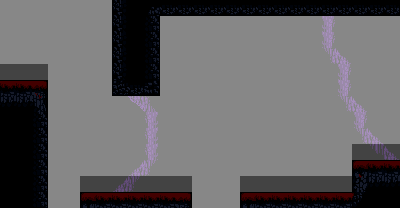

Rendered tile map (Tiled .tmx) drawn with the repository's tilesets; below, a short description and the map source with its tile grids summarised:
An orthogonal 25x13 tile map with 16x16 px tiles, 5 tile layers (Back2, Back, Deafult, Front, ...), 2 tilesets and 14 objects (Insta Kill Object).

<map version="1.10" tiledversion="1.10.1" orientation="orthogonal" renderorder="right-down" width="25" height="13" tilewidth="16" tileheight="16" infinite="0" nextlayerid="14" nextobjectid="46">
 <properties>
  <property name="BottomSection" type="int" value="-1" />
  <property name="LeftSection" type="int" value="17" />
  <property name="Level" type="int" value="18" />
  <property name="RightSection" type="int" value="19" />
  <property name="TopSection" type="int" value="-1" />
 </properties>
 <tileset firstgid="1" source="../Level1_Tileset.tsx" />
 <tileset firstgid="801" source="../PathfindingLayout.tsx" />
 <layer id="11" name="Back2" width="25" height="13">
  <data>[325 cells, 147 non-empty, 1 distinct tile ids]</data>
 </layer>
 <layer id="3" name="Back" width="25" height="13">
  <data>[325 cells, 22 non-empty, 9 distinct tile ids]</data>
 </layer>
 <layer id="2" name="Deafult" width="25" height="13">
  <data>[325 cells, 0 non-empty, 0 distinct tile ids]</data>
 </layer>
 <layer id="1" name="Front" width="25" height="13">
  <data>[325 cells, 61 non-empty, 16 distinct tile ids]</data>
 </layer>
 <layer id="13" name="PathfindingLayout" width="25" height="13" opacity="0.53">
  <data>[325 cells, 325 non-empty, 3 distinct tile ids]</data>
 </layer>
 <objectgroup id="10" name="Objects">
  <object id="38" x="48" y="80">
   <properties>
    <property name="Size" type="int" value="1" />
    <property name="Type" value="DirtBlock" />
   </properties>
   <point />
  </object>
  <object id="39" x="80" y="80">
   <properties>
    <property name="Size" type="int" value="1" />
    <property name="Type" value="DirtBlock" />
   </properties>
   <point />
  </object>
  <object id="40" name="Insta Kill Object" x="48" y="208" width="192" height="32">
   <properties>
    <property name="Type" value="InstaKillObject" />
   </properties>
  </object>
  <object id="44" x="80" y="208" width="16" height="32">
   <properties>
    <property name="AFFECTING_LAYERS" value="PLAYER_LAYER" />
    <property name="OBJECT_LAYERS" value="GROUND_LAYER" />
   </properties>
  </object>
  <object id="45" x="176" y="208" width="16" height="32">
   <properties>
    <property name="AFFECTING_LAYERS" value="PLAYER_LAYER" />
    <property name="OBJECT_LAYERS" value="GROUND_LAYER" />
   </properties>
  </object>
 </objectgroup>
 <objectgroup id="8" name="Colliders">
  <object id="26" x="0" y="80" width="48" height="128">
   <properties>
    <property name="AFFECTING_LAYERS" value="PLAYER_LAYER" />
    <property name="OBJECT_LAYERS" value="GROUND_LAYER" />
   </properties>
  </object>
  <object id="27" x="112" y="0" width="48" height="96">
   <properties>
    <property name="AFFECTING_LAYERS" value="PLAYER_LAYER" />
    <property name="OBJECT_LAYERS" value="GROUND_LAYER" />
   </properties>
  </object>
  <object id="28" x="160" y="0" width="240" height="16">
   <properties>
    <property name="AFFECTING_LAYERS" value="PLAYER_LAYER" />
    <property name="OBJECT_LAYERS" value="GROUND_LAYER" />
   </properties>
  </object>
  <object id="29" x="352" y="160" width="48" height="48">
   <properties>
    <property name="AFFECTING_LAYERS" value="PLAYER_LAYER" />
    <property name="OBJECT_LAYERS" value="GROUND_LAYER" />
   </properties>
  </object>
  <object id="30" x="80" y="192" width="112" height="16">
   <properties>
    <property name="AFFECTING_LAYERS" value="PLAYER_LAYER" />
    <property name="OBJECT_LAYERS" value="GROUND_LAYER" />
   </properties>
  </object>
  <object id="31" x="240" y="192" width="112" height="16">
   <properties>
    <property name="AFFECTING_LAYERS" value="PLAYER_LAYER" />
    <property name="OBJECT_LAYERS" value="GROUND_LAYER" />
   </properties>
  </object>
  <object id="41" x="32" y="208" width="16" height="32">
   <properties>
    <property name="AFFECTING_LAYERS" value="PLAYER_LAYER" />
    <property name="OBJECT_LAYERS" value="GROUND_LAYER" />
   </properties>
  </object>
  <object id="42" x="48" y="240" width="192" height="16">
   <properties>
    <property name="AFFECTING_LAYERS" value="PLAYER_LAYER" />
    <property name="OBJECT_LAYERS" value="GROUND_LAYER" />
   </properties>
  </object>
  <object id="43" x="240" y="208" width="16" height="32">
   <properties>
    <property name="AFFECTING_LAYERS" value="PLAYER_LAYER" />
    <property name="OBJECT_LAYERS" value="GROUND_LAYER" />
   </properties>
  </object>
 </objectgroup>
</map>
